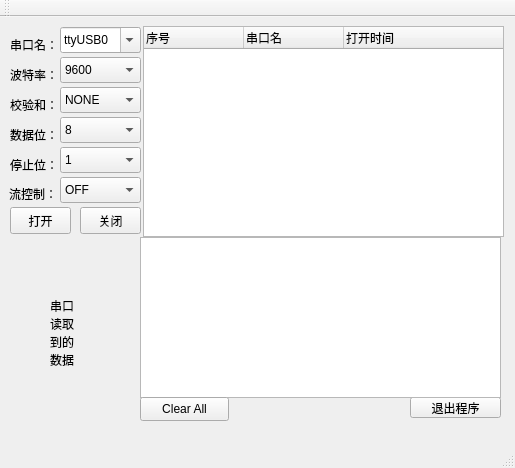
<?xml version="1.0" encoding="UTF-8"?>
<ui version="4.0">
 <class>MainWindow</class>
 <widget class="QMainWindow" name="MainWindow">
  <property name="geometry">
   <rect>
    <x>0</x>
    <y>0</y>
    <width>515</width>
    <height>468</height>
   </rect>
  </property>
  <property name="windowTitle">
   <string>MainWindow</string>
  </property>
  <widget class="QWidget" name="centralWidget">
   <widget class="QLabel" name="label">
    <property name="geometry">
     <rect>
      <x>10</x>
      <y>20</y>
      <width>48</width>
      <height>16</height>
     </rect>
    </property>
    <property name="text">
     <string>串口名：</string>
    </property>
   </widget>
   <widget class="QLabel" name="label_2">
    <property name="geometry">
     <rect>
      <x>10</x>
      <y>50</y>
      <width>48</width>
      <height>16</height>
     </rect>
    </property>
    <property name="text">
     <string>波特率：</string>
    </property>
   </widget>
   <widget class="QLabel" name="label_3">
    <property name="geometry">
     <rect>
      <x>10</x>
      <y>80</y>
      <width>48</width>
      <height>16</height>
     </rect>
    </property>
    <property name="text">
     <string>校验和：</string>
    </property>
   </widget>
   <widget class="QLabel" name="label_4">
    <property name="geometry">
     <rect>
      <x>10</x>
      <y>110</y>
      <width>48</width>
      <height>16</height>
     </rect>
    </property>
    <property name="text">
     <string>数据位：</string>
    </property>
   </widget>
   <widget class="QLabel" name="label_5">
    <property name="geometry">
     <rect>
      <x>10</x>
      <y>140</y>
      <width>48</width>
      <height>16</height>
     </rect>
    </property>
    <property name="text">
     <string>停止位：</string>
    </property>
   </widget>
   <widget class="QLabel" name="label_6">
    <property name="geometry">
     <rect>
      <x>9</x>
      <y>169</y>
      <width>48</width>
      <height>16</height>
     </rect>
    </property>
    <property name="text">
     <string>流控制：</string>
    </property>
   </widget>
   <widget class="QComboBox" name="serialComboBox">
    <property name="geometry">
     <rect>
      <x>60</x>
      <y>10</y>
      <width>81</width>
      <height>26</height>
     </rect>
    </property>
    <property name="editable">
     <bool>true</bool>
    </property>
    <item>
     <property name="text">
      <string>ttyUSB0</string>
     </property>
    </item>
    <item>
     <property name="text">
      <string>tyyS0</string>
     </property>
    </item>
    <item>
     <property name="text">
      <string>tyyS1</string>
     </property>
    </item>
    <item>
     <property name="text">
      <string>tyyS2</string>
     </property>
    </item>
    <item>
     <property name="text">
      <string>pts/3</string>
     </property>
    </item>
   </widget>
   <widget class="QComboBox" name="baudComboBox">
    <property name="geometry">
     <rect>
      <x>60</x>
      <y>40</y>
      <width>81</width>
      <height>26</height>
     </rect>
    </property>
    <item>
     <property name="text">
      <string>9600</string>
     </property>
    </item>
    <item>
     <property name="text">
      <string>19200</string>
     </property>
    </item>
    <item>
     <property name="text">
      <string>38400</string>
     </property>
    </item>
    <item>
     <property name="text">
      <string>115200</string>
     </property>
    </item>
   </widget>
   <widget class="QComboBox" name="parityComboBox">
    <property name="geometry">
     <rect>
      <x>60</x>
      <y>70</y>
      <width>81</width>
      <height>26</height>
     </rect>
    </property>
    <item>
     <property name="text">
      <string>NONE</string>
     </property>
    </item>
    <item>
     <property name="text">
      <string>EVEN</string>
     </property>
    </item>
    <item>
     <property name="text">
      <string>ODD</string>
     </property>
    </item>
   </widget>
   <widget class="QComboBox" name="dataBitComboBox">
    <property name="geometry">
     <rect>
      <x>60</x>
      <y>100</y>
      <width>81</width>
      <height>26</height>
     </rect>
    </property>
    <item>
     <property name="text">
      <string>8</string>
     </property>
    </item>
    <item>
     <property name="text">
      <string>5</string>
     </property>
    </item>
    <item>
     <property name="text">
      <string>6</string>
     </property>
    </item>
    <item>
     <property name="text">
      <string>7</string>
     </property>
    </item>
   </widget>
   <widget class="QComboBox" name="stopBitComboBox">
    <property name="geometry">
     <rect>
      <x>60</x>
      <y>130</y>
      <width>81</width>
      <height>26</height>
     </rect>
    </property>
    <item>
     <property name="text">
      <string>1</string>
     </property>
    </item>
    <item>
     <property name="text">
      <string>1.5</string>
     </property>
    </item>
    <item>
     <property name="text">
      <string>2</string>
     </property>
    </item>
   </widget>
   <widget class="QComboBox" name="flowControlComboBox">
    <property name="geometry">
     <rect>
      <x>60</x>
      <y>160</y>
      <width>81</width>
      <height>26</height>
     </rect>
    </property>
    <item>
     <property name="text">
      <string>OFF</string>
     </property>
    </item>
    <item>
     <property name="text">
      <string>XONXOFF</string>
     </property>
    </item>
    <item>
     <property name="text">
      <string>HARDWARE</string>
     </property>
    </item>
   </widget>
   <widget class="QTreeWidget" name="treeWidget">
    <property name="geometry">
     <rect>
      <x>143</x>
      <y>9</y>
      <width>361</width>
      <height>211</height>
     </rect>
    </property>
    <column>
     <property name="text">
      <string>序号</string>
     </property>
    </column>
    <column>
     <property name="text">
      <string>串口名</string>
     </property>
    </column>
    <column>
     <property name="text">
      <string>打开时间</string>
     </property>
    </column>
   </widget>
   <widget class="QPushButton" name="openPushButton">
    <property name="geometry">
     <rect>
      <x>10</x>
      <y>190</y>
      <width>61</width>
      <height>27</height>
     </rect>
    </property>
    <property name="text">
     <string>打开</string>
    </property>
   </widget>
   <widget class="QPushButton" name="closePushButton">
    <property name="geometry">
     <rect>
      <x>80</x>
      <y>190</y>
      <width>61</width>
      <height>27</height>
     </rect>
    </property>
    <property name="text">
     <string>关闭</string>
    </property>
   </widget>
   <widget class="QPushButton" name="exitPushButton">
    <property name="geometry">
     <rect>
      <x>410</x>
      <y>380</y>
      <width>91</width>
      <height>21</height>
     </rect>
    </property>
    <property name="text">
     <string>退出程序</string>
    </property>
   </widget>
   <widget class="QTextBrowser" name="textBrowser">
    <property name="geometry">
     <rect>
      <x>140</x>
      <y>220</y>
      <width>361</width>
      <height>161</height>
     </rect>
    </property>
   </widget>
   <widget class="QLabel" name="label_7">
    <property name="geometry">
     <rect>
      <x>50</x>
      <y>270</y>
      <width>41</width>
      <height>91</height>
     </rect>
    </property>
    <property name="text">
     <string>串口
读取
到的
数据</string>
    </property>
   </widget>
   <widget class="QPushButton" name="clearButton">
    <property name="geometry">
     <rect>
      <x>140</x>
      <y>380</y>
      <width>89</width>
      <height>24</height>
     </rect>
    </property>
    <property name="text">
     <string>Clear All</string>
    </property>
   </widget>
  </widget>
  <widget class="QMenuBar" name="menuBar">
   <property name="geometry">
    <rect>
     <x>0</x>
     <y>0</y>
     <width>515</width>
     <height>23</height>
    </rect>
   </property>
  </widget>
  <widget class="QToolBar" name="mainToolBar">
   <attribute name="toolBarArea">
    <enum>TopToolBarArea</enum>
   </attribute>
   <attribute name="toolBarBreak">
    <bool>false</bool>
   </attribute>
  </widget>
  <widget class="QStatusBar" name="statusBar"/>
 </widget>
 <layoutdefault spacing="6" margin="11"/>
 <resources/>
 <connections/>
</ui>
